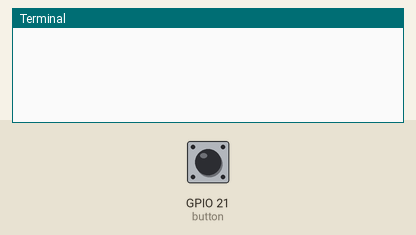
A program run on a simulated Raspberry Pi (BCM pin numbers). Shown: the last lines printed to the terminal. The test bench sets the inputs (shaded band); at power-on: GPIO 21 (button) HIGH.

Above: at 1.2 s.
1.3 s: GPIO 21 (button) pulled LOW for 0.15 s
At 1.43 s:
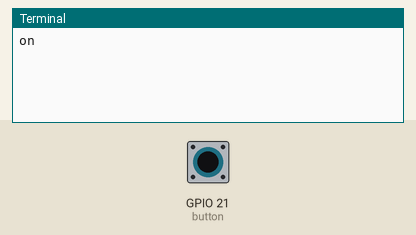
At 2.9 s:
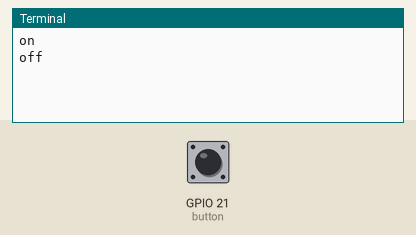

The program:

gpio_button.py
```python
from gpiozero import LED, Button
from signal import pause
from gpiozero import OutputDevice
from gpiozero.pins.pigpio import PiGPIOFactory
from gpiozero import InputDevice

from time import sleep
import gpiozero

class A:
    def __init__(self):
        local_factory = PiGPIOFactory(host='192.168.2.113')

        #self.Relay= OutputDevice(13, pin_factory=local_factory,initial_value=False)
        self.button= Button(21,pin_factory=local_factory)

        #self.led = LED(17)
        #self.button = Button(21, pin_factory=factory112)
        #self.led.source = self.button.values
        self.button.when_released = self.switchoff
        self.button.when_pressed = self.switchon
        #print(self.button.when_pressed)


    def switchon(self):
        print('on')
        #self.Relay.on()

    def switchoff(self):
        print('off')
        #self.Relay.off()


Rel = A()
pause()
```

Measured:
- after the input at 1.3 s, the terminal: prints a new line at once (image 1)
